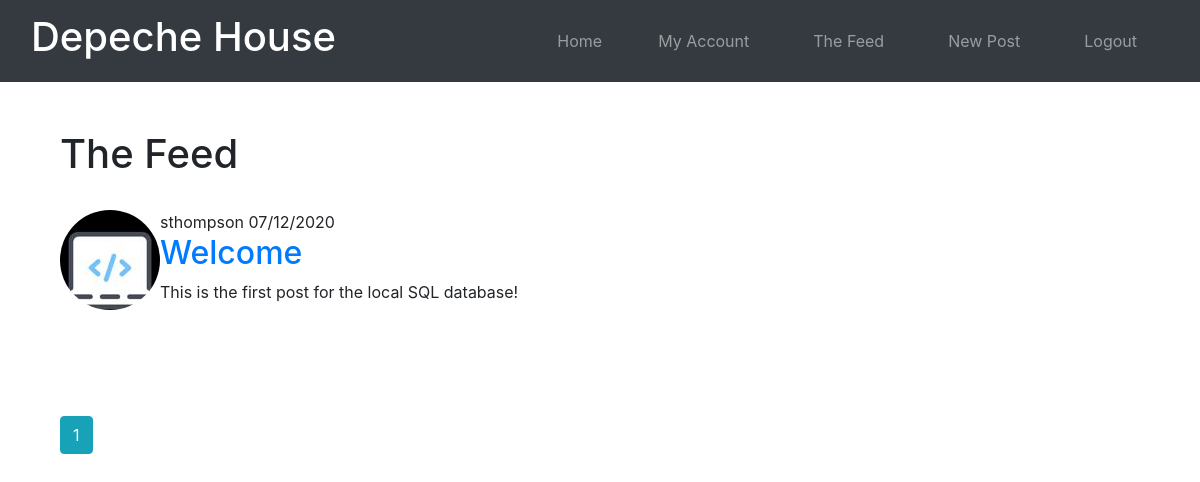
Before: /home (signed in) with the older database file.
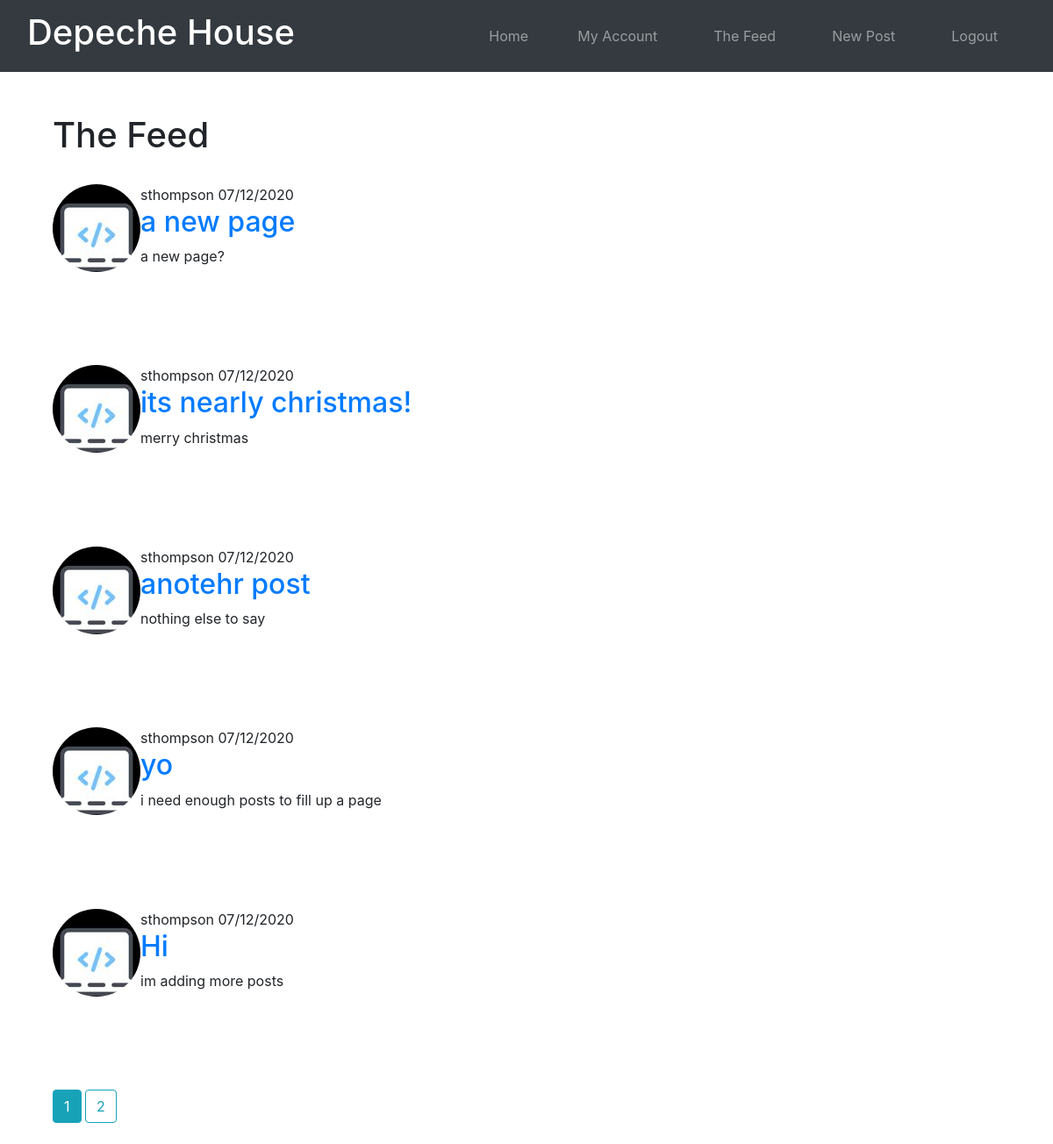
After: the same page with the newer database file.
### depeche_house/models.py (models this page shows, shortened)
class Post(db.Model):
    id = db.Column(db.Integer, primary_key=True)
    title = db.Column(db.String(100), nullable=False)
    date_posted = db.Column(db.DateTime, nullable=False, default=datetime.utcnow)
    content = db.Column(db.Text, nullable=False)
    user_id = db.Column(db.Integer, db.ForeignKey('user.id'), nullable=False)

class User(UserMixin, db.Model):
    id = db.Column(db.Integer, primary_key=True)
    username = db.Column(db.String(10), index=True, unique=True, nullable=False)
    email = db.Column(db.String(120), unique=True, index=True, nullable=False)
    password_hash = db.Column(db.String(128), nullable=False)
    joined_at = db.Column(db.DateTime(), default=datetime.utcnow, index=True, nullable=False)
    profile_pic = db.Column(db.String(20), default='default.jpg')
    posts = db.relationship('Post', backref='author', lazy=True)

### depeche_house/routes.py (the view)
@app.route('/home')
@login_required
def home():
    page = request.args.get('page', 1, type=int)
    posts = Post.query.order_by(Post.date_posted.desc()).paginate(page=page, per_page=5)
    return render_template('home.html', posts=posts)

### depeche_house/routes.py (called while the page is built)
@login_manager.user_loader
def load_user(user_id):
    return User.query.get(int(user_id))

### depeche_house/templates/home.html (shortened to what this page needs)
{% extends "base.html" %}
{% block content %}
<br>
<br>
<h1>The Feed</h1>
<br>
{% for post in posts.items %}
    <article class="media content-section">
        <img class="rounded-circle article-img" src="{{ url_for('static', filename='profile_pics/' + post.author.profile_pic) }}">
            <div class="media-body">
                <div class="article-metadata">
                    {{ post.author.username }}
                    {{ post.date_posted.strftime('%d/%m/%Y') }}
                </div>
                <h2><a class="article-title" href="{{ url_for('post', post_id=post.id) }}">{{ post.title }}</a></h2>
                <p class="article-content">{{ post.content }}</p>
            </div>
        </article>
        <br>
        <br>
        <br>
        <br>
{% endfor %}
{% for page_num in posts.iter_pages(left_edge=1, right_edge=1, left_current=1, right_current=2) %}
    {% if page_num %}
        {% if posts.page == page_num %}
        <a class="btn btn-info mb-4" href="{{ url_for('home', page=page_num) }}">{{ page_num }}</a>
        {% else %}
        <a class="btn btn-outline-info mb-4" href="{{ url_for('home', page=page_num) }}">{{ page_num }}</a>
        {% endif %}
    {% endif %}
{% endfor %}
{% endblock %}

### depeche_house/templates/base.html (shortened to what this page needs)
<!DOCTYPE html>
<html lang="en">
  <head>
    <link rel="stylesheet" href="https://maxcdn.bootstrapcdn.com/bootstrap/4.0.0/css/bootstrap.min.css">
    <link rel="stylesheet" type="text/css" href="{{ url_for('static', filename='style.css') }}">
  </head>
  <body>
    <nav class="navbar navbar-expand-md navbar-dark bg-dark sticky-top">
      <div class="container-fluid">
        <div class="navbar-brand mr-4">
          <h1>Depeche House</h1>
        </div>
        <div class="collapse navbar-collapse" id="navbarResponsive">
        <ul class="navbar-nav ml-auto">
          <li class="nav-item">
            <a class="nav-link px-4" href="{{ url_for('index') }}">Home</a>
          </li>
          {% if current_user.is_authenticated %}
          <li class="nav-item px-4">
            <a class="nav-link" href="{{ url_for('user', username=user) }}">My Account</a>
          </li>
          <li class="nav-item px-4">
            <a class="nav-link" href="{{ url_for('home') }}">The Feed</a>
          </li>
          <li class="nav-item px-4">
            <a class="nav-link" href="{{ url_for('add_post') }}">New Post</a>
          </li>
          <li class="nav-item px-4">
            <a class="nav-link" href="{{ url_for('logout') }}">Logout</a>
          </li>
          {% endif %}
        </ul>
      </div>
    </nav>
    <div class="container">
      <main role="main" class="container">
        <div class="row">
          <div class="col-md-8">
      {% block content %}
      {% endblock %}
    </div>
  </body>
</html>

### depeche_house/static/style.css (style rules this page uses)
body { width: 100%; height: 100% }

Changed rows visible on the page:
no longer on this page (row unchanged): Post: profile_pic (placeholder picture), author.username "sthompson", date_posted "07/12/2020", title "Welcome", content "This is the first post for the local SQL database!"
added Post: profile_pic (placeholder picture), author.username "sthompson", date_posted "07/12/2020", title "a new page", content "a new page?"
added Post: profile_pic (placeholder picture), author.username "sthompson", date_posted "07/12/2020", title "its nearly christmas!", content "merry christmas"
added Post: profile_pic (placeholder picture), author.username "sthompson", date_posted "07/12/2020", title "anotehr post", content "nothing else to say"
added Post: profile_pic (placeholder picture), author.username "sthompson", date_posted "07/12/2020", title "yo", content "i need enough posts to fill up a page"
added Post: profile_pic (placeholder picture), author.username "sthompson", date_posted "07/12/2020", title "Hi", content "im adding more posts"
Other visible differences:
new list line: "2"
